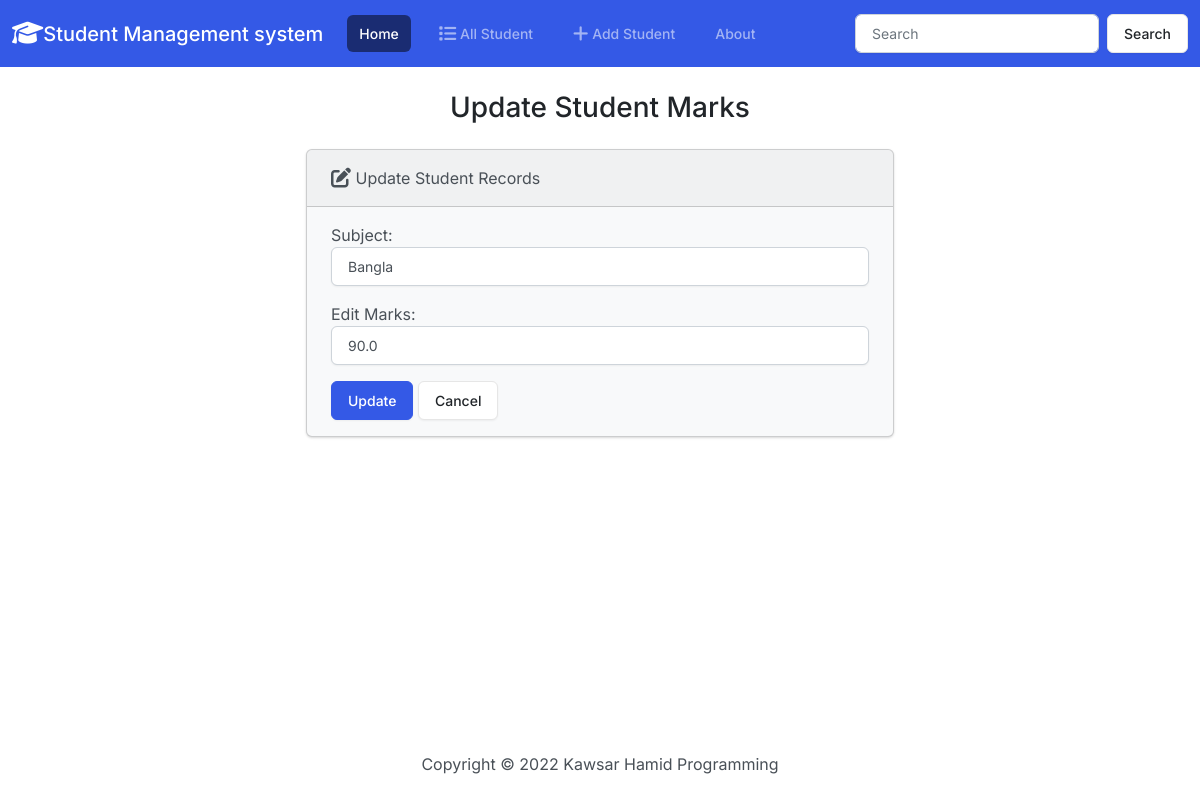
Page /result/edit/101/111/ on the earlier database version.
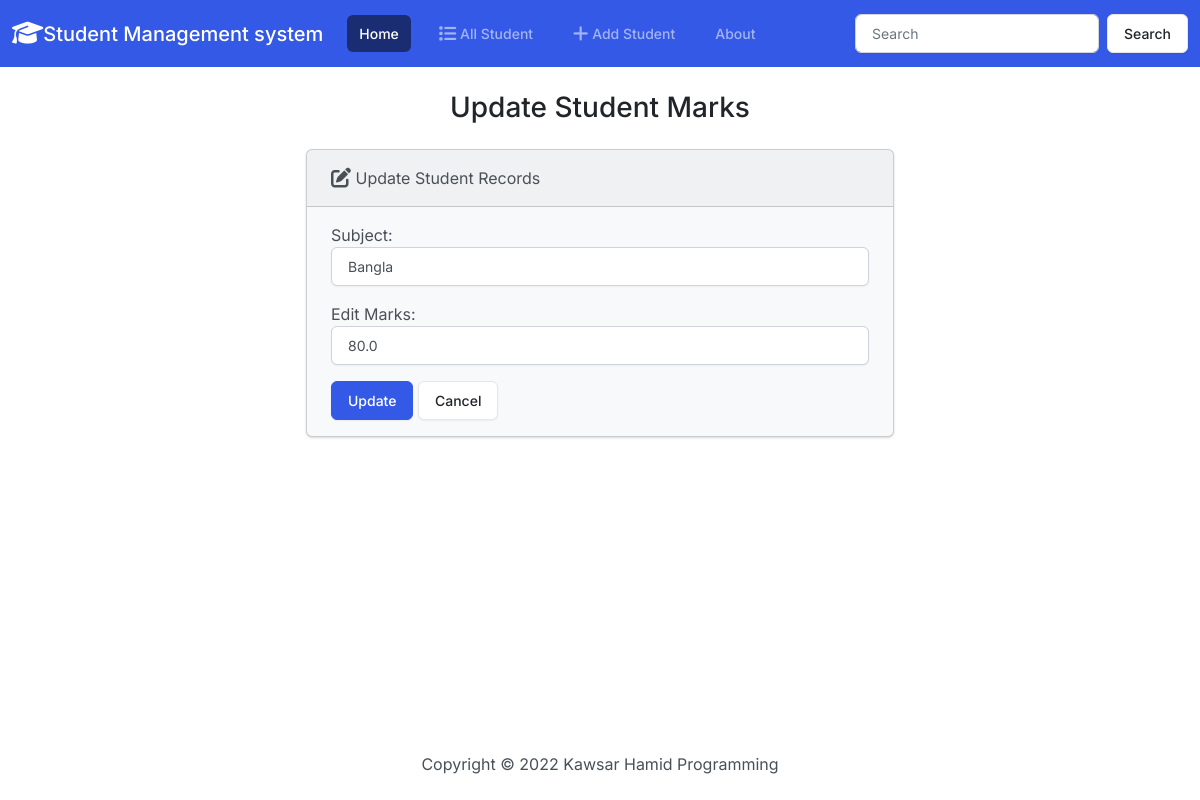
Same page on the later database version.
### result/models.py (models this page shows, shortened)
class Marks(models.Model):
    students_name=models.CharField(max_length=80)
    students_roll=models.IntegerField()
    student_email=models.EmailField()
    students_class=models.CharField(max_length=70)
    student_subject=models.CharField(max_length=70)
    student_subjectCode=models.IntegerField()
    subject_marks=models.FloatField()
    subject_grade=models.CharField(max_length=60)

### result/views.py (the view, shortened to what this page needs)
# urls.py: path('edit/<int:id>/<int:roll>/', views.EditClass.as_view(), name='resultEdit'),
class EditClass(View):
    def get(self,request, id,roll):
        student = Marks.objects.get(student_subjectCode=id,students_roll=roll)
        form = MarksForm(instance=student)
        return render(request, 'result/updateResult.html', {'form': form})

### result/forms.py
class MarksForm(forms.ModelForm):
  class Meta:
    model = Marks
    fields = ['student_subject', 'subject_marks']
    labels = {
      'student_subject': 'Subject',
      'subject_marks': 'Edit Marks',
    }
    widgets = {
      'student_subject': forms.TextInput(attrs={'class': 'form-control'}),
      'subject_marks': forms.NumberInput(attrs={'class': 'form-control'}),
    }

### templates/result/updateResult.html (shortened to what this page needs)
{% extends "academic/base.html" %}
{% block content %}
  <h3 class="text-center m-4">Update Student Marks</h3>
  {% if success %}
    <div class="alert alert-success" role="alert">
      The student updated successfully.
      <a href="{% url 'results' students.students_roll %}" class="alert-link">Go to Marks sheet.</a>
    </div>
  {% else %}
    <div class="row justify-content-center">
      <div class="col-6">
        <div class="card bg-light mb-3">
          <div class="card-header">
            <i class="fa-solid fa-pen-to-square fa-lg"></i> Update Student Records
          </div>
          <div class="card-body">
            <form action="" method="POST">
              {{ form.as_p }}
              <button type="submit" class="btn btn-primary">Update</button>
              <a href="{% url 'home' %}" class="btn btn-secondary">Cancel</a>
            </form>
          </div>
        </div>
      </div>
    </div>
  {% endif %}
{% endblock content%}

Differences in the rows shown:
changed Marks "Bangla": subject_marks "90.0" → "80.0"
